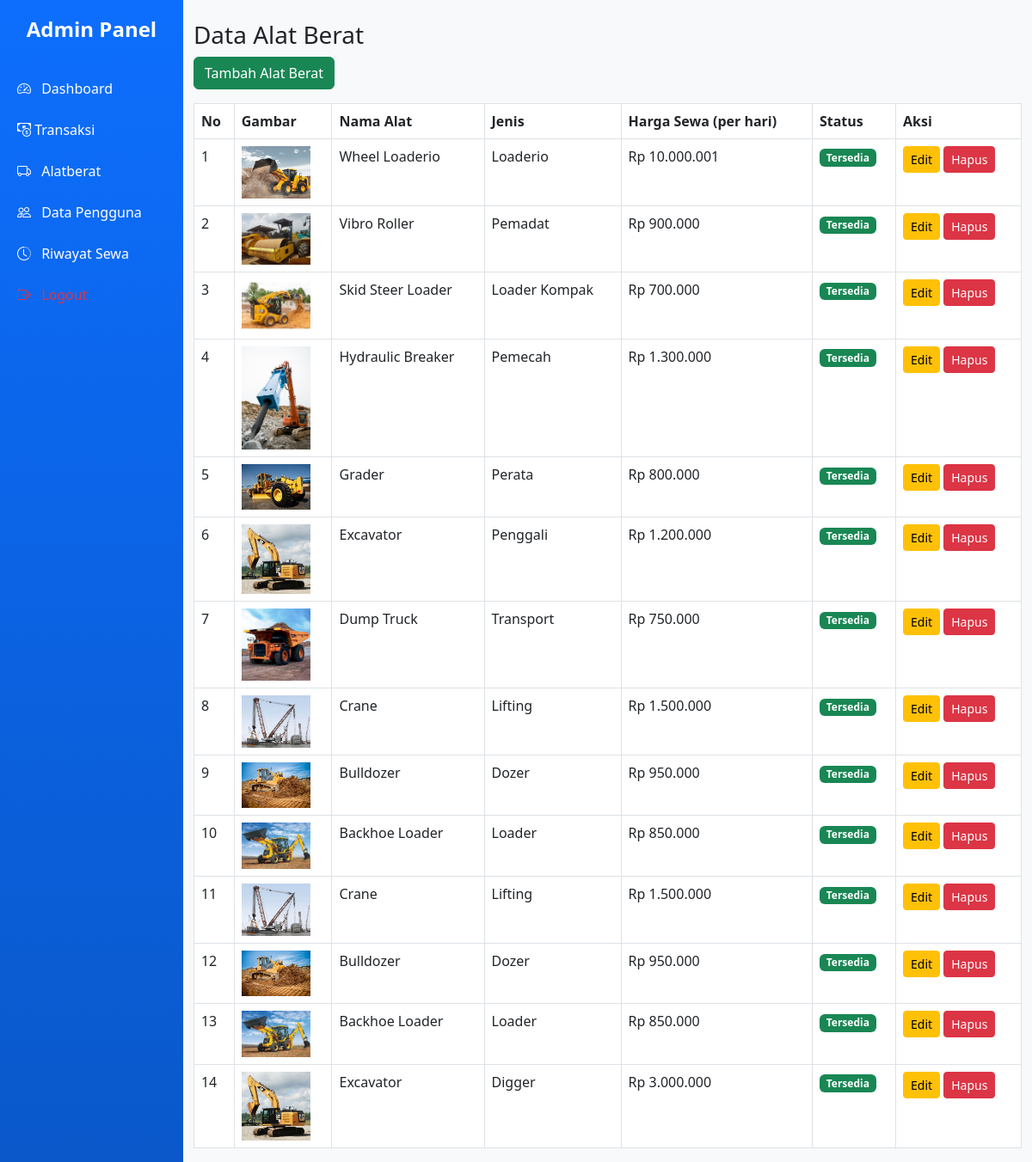
Screenshot of /admin/alat_berat.php (signed in) with the database file from the repository.
### tables this page shows
CREATE TABLE `alat_berat` (
  `id` int NOT NULL,
  `nama_alat` varchar(100) DEFAULT NULL,
  `jenis` varchar(50) DEFAULT NULL,
  `harga_per_hari` int DEFAULT NULL,
  `foto` varchar(255) DEFAULT NULL,
  `status` enum('tersedia','disewa') DEFAULT 'tersedia',
  `id_kategori` int DEFAULT NULL
);

### admin/alat_berat.php (the view, shortened to what this page needs)
<?php
include "../config/db.php";
$action = $_GET['action'] ?? '';
$data = mysqli_query($conn, "SELECT * FROM alat_berat ORDER BY id DESC");
?>
<!DOCTYPE html>
<html lang="id">
<head>
    <link href="https://cdn.jsdelivr.net/npm/bootstrap@5.3.0/dist/css/bootstrap.min.css" rel="stylesheet">
</head>
<body>
    <?php include "sidebar_admin.php"; ?>
    <div class="container mt-4">
        <h3>Data Alat Berat</h3>
        <?php if ($action == 'add' || ($action == 'edit' && isset($data_edit))): ?>
            <h5><?= $action == 'add' ? 'Tambah Alat Berat' : 'Edit Alat Berat' ?></h5>
            <form method="POST" action="" enctype="multipart/form-data">
                <div class="mb-3">
                    <label>Nama Alat</label>
                    <input type="text" name="nama_alat" class="form-control" required
                        value="<?= $action == 'edit' ? $data_edit['nama_alat'] : '' ?>">
                </div>
                <div class="mb-3">
                    <label>Jenis</label>
                    <input type="text" name="jenis" class="form-control" required
                        value="<?= $action == 'edit' ? $data_edit['jenis'] : '' ?>">
                </div>
                <div class="mb-3">
                    <label>Harga Sewa (per hari)</label>
                    <input type="number" name="harga_per_hari" class="form-control" required
                        value="<?= $action == 'edit' ? $data_edit['harga_per_hari'] : '' ?>">
                </div>
                <div class="mb-3">
                    <label>Foto Alat</label>
                    <input type="file" name="foto" class="form-control" <?= $action == 'add' ? 'required' : '' ?>>
                </div>
                <div class="mb-3">
                    <label>Status</label>
                    <select name="status" class="form-select" required>
                        <option value="tersedia" <?= ($action == 'edit' && $data_edit['status'] == 'tersedia') ? 'selected' : '' ?>>Tersedia</option>
                        <option value="disewa" <?= ($action == 'edit' && $data_edit['status'] == 'disewa') ? 'selected' : '' ?>>
                            Disewa</option>
                    </select>
                </div>
                <button type="submit" class="btn btn-primary"><?= $action == 'add' ? 'Tambah' : 'Update' ?></button>
                <a href="alat_berat.php" class="btn btn-secondary">Batal</a>
            </form>
        <?php else: ?>
            <a href="alat_berat.php?action=add" class="btn btn-success mb-3">Tambah Alat Berat</a>
            <table class="table table-bordered">
                <thead>
                    <tr>
                        <th>No</th>
                        <th>Gambar</th>
                        <th>Nama Alat</th>
                        <th>Jenis</th>
                        <th>Harga Sewa (per hari)</th>
                        <th>Status</th>
                        <th>Aksi</th>
                    </tr>
                </thead>
                <tbody>
                    <?php if (mysqli_num_rows($data) > 0): ?>
                        <?php $no = 1;
                        while ($row = mysqli_fetch_assoc($data)): ?>
                            <tr>
                                <td><?= $no++ ?></td>
                                <td>
                                    <?php if ($row['foto']): ?>
                                        <img src="../assets/img/<?= htmlspecialchars($row['foto']) ?>" alt="Foto Alat" width="80">
                                    <?php else: ?>
                                        <span class="text-muted">-</span>
                                    <?php endif; ?>
                                </td>
                                <td><?= htmlspecialchars($row['nama_alat']) ?></td>
                                <td><?= htmlspecialchars($row['jenis']) ?></td>
                                <td>Rp <?= number_format($row['harga_per_hari'], 0, ',', '.') ?></td>
                                <td><span
                                        class="badge bg-<?= $row['status'] == 'tersedia' ? 'success' : 'danger' ?>"><?= ucfirst($row['status']) ?></span>
                                </td>
                                <td>
                                    <a href="alat_berat.php?action=edit&id=<?= $row['id'] ?>"
                                        class="btn btn-warning btn-sm">Edit</a>
                                    <a href="alat_berat.php?action=delete&id=<?= $row['id'] ?>"
                                        onclick="return confirm('Hapus alat ini?')" class="btn btn-danger btn-sm">Hapus</a>
                                </td>
                            </tr>
                        <?php endwhile; ?>
                    <?php else: ?>
                        <tr>
                            <td colspan="6" class="text-center">Belum ada data alat berat.</td>
                        </tr>
                    <?php endif; ?>
                </tbody>
            </table>
        <?php endif; ?>
    </div>
</body>
</html>

### admin/sidebar_admin.php (style rules this page uses)
body { display: flex; min-height: 100vh; font-family: 'Segoe UI', sans-serif; background-color: #f8f9fa; }

### rows the page displays
alat_berat: foto (picture), nama_alat "Wheel Loaderio", jenis "Loaderio", harga_per_hari "10.000.001", status "Tersedia"
alat_berat: foto (picture), nama_alat "Vibro Roller", jenis "Pemadat", harga_per_hari "900.000", status "Tersedia"
alat_berat: foto (picture), nama_alat "Skid Steer Loader", jenis "Loader Kompak", harga_per_hari "700.000", status "Tersedia"
alat_berat: foto (picture), nama_alat "Hydraulic Breaker", jenis "Pemecah", harga_per_hari "1.300.000", status "Tersedia"
alat_berat: foto (picture), nama_alat "Grader", jenis "Perata", harga_per_hari "800.000", status "Tersedia"
alat_berat: foto (picture), nama_alat "Excavator", jenis "Penggali", harga_per_hari "1.200.000", status "Tersedia"
alat_berat: foto (picture), nama_alat "Dump Truck", jenis "Transport", harga_per_hari "750.000", status "Tersedia"
alat_berat: foto (picture), nama_alat "Crane", jenis "Lifting", harga_per_hari "1.500.000", status "Tersedia"
alat_berat: foto (picture), nama_alat "Bulldozer", jenis "Dozer", harga_per_hari "950.000", status "Tersedia"
alat_berat: foto (picture), nama_alat "Backhoe Loader", jenis "Loader", harga_per_hari "850.000", status "Tersedia"
alat_berat: foto (picture), nama_alat "Crane", jenis "Lifting", harga_per_hari "1.500.000", status "Tersedia"
alat_berat: foto (picture), nama_alat "Bulldozer", jenis "Dozer", harga_per_hari "950.000", status "Tersedia"
alat_berat: foto (picture), nama_alat "Backhoe Loader", jenis "Loader", harga_per_hari "850.000", status "Tersedia"
alat_berat: foto (picture), nama_alat "Excavator", jenis "Digger", harga_per_hari "3.000.000", status "Tersedia"
